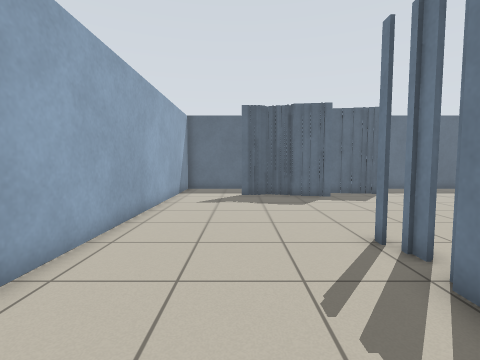
view 1 (above)

16 first-person views from a walk through a Stage world. The camera is 0.94 m above the floor, tilts 4° down and sees 85° across. Floor lines are 1 m apart. The floor is counted in squares, 0.5 m on a side. Each view is taken from the middle of a square. On the plan, view 1 faces up. The plan holds only what a view shows up to about 15 squares ahead; the rest is blank. The robots in the file are not drawn.

view 2
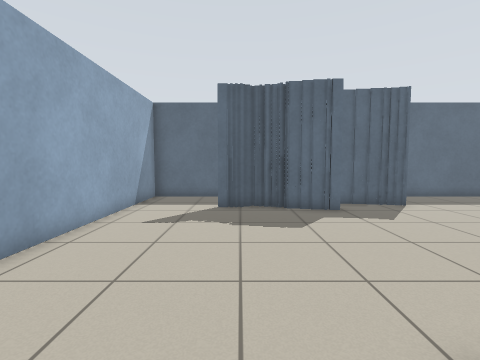

view 3
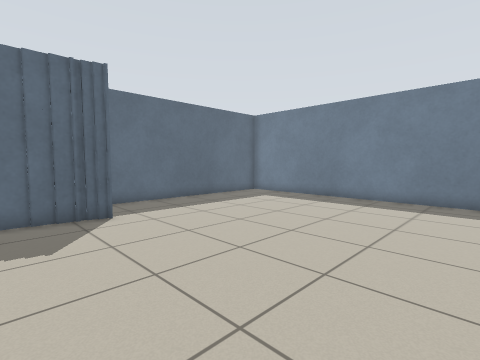

view 4
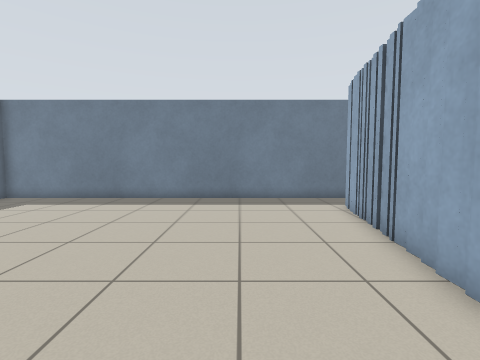

view 5
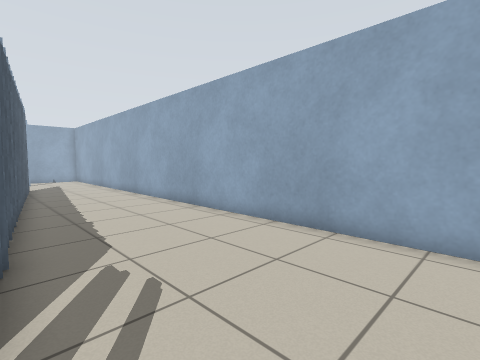

view 6
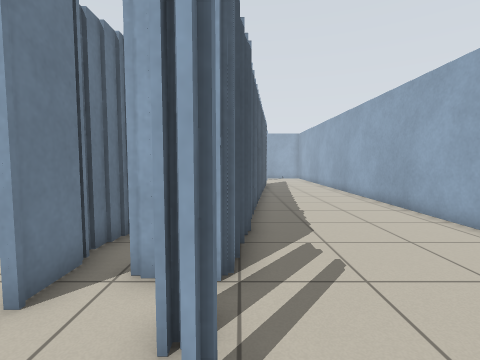

view 7
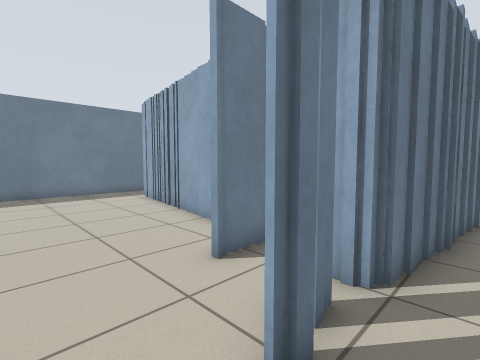

view 8
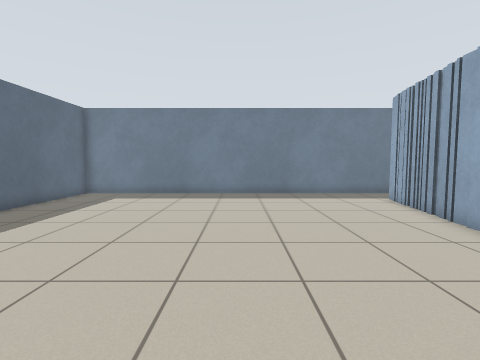

view 9
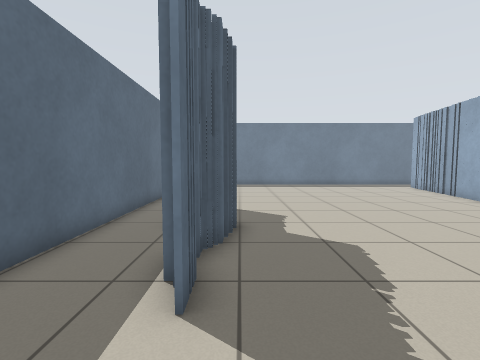

view 10
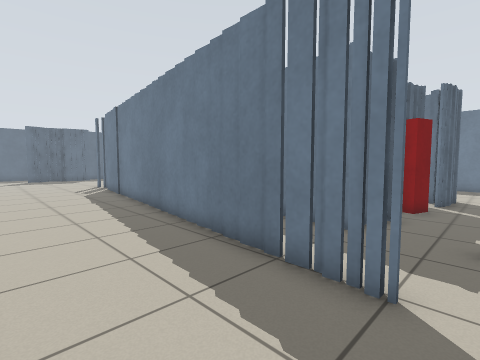

view 11
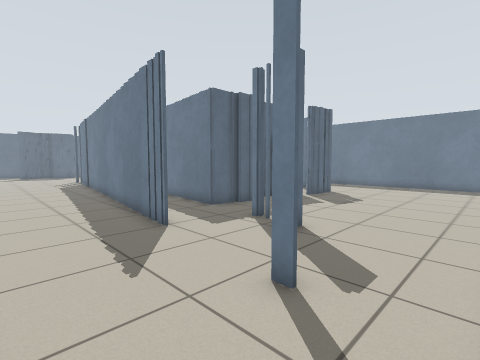

view 12
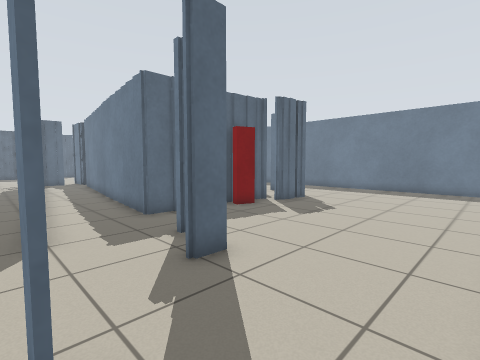

view 13
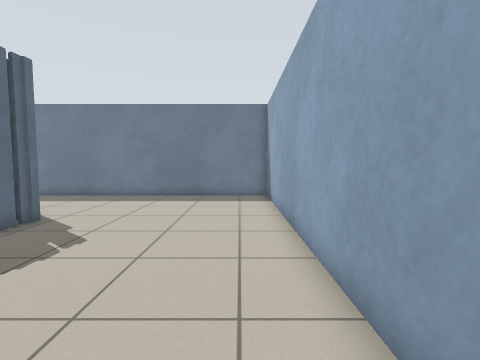

view 14
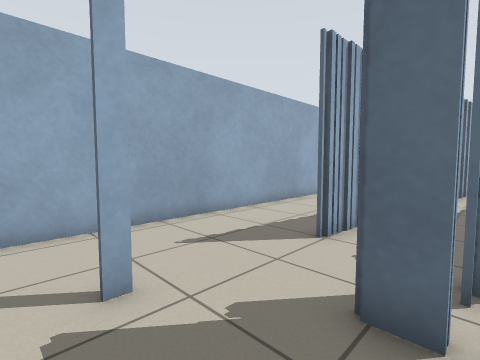

view 15
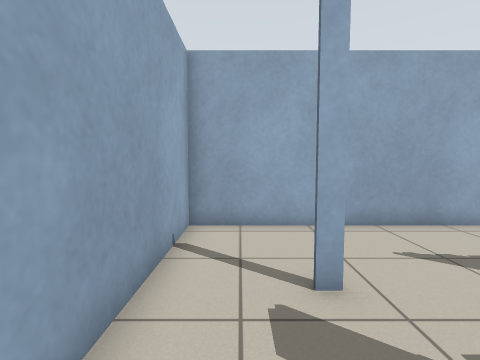

view 16
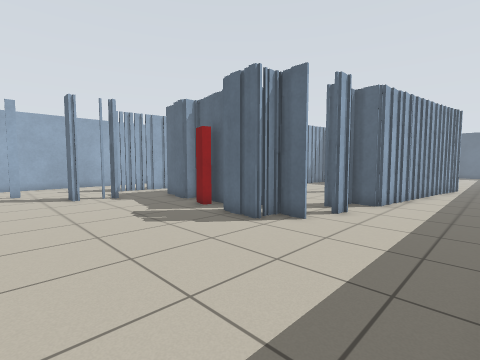

### Floor plan
Key: @ floor where view 1 was taken; # wall or solid block; x gap in a wall; . floor; T thing the floor can be seen under or through; B red box.
Columns run from 4 left of view 1 to 19 right of it. Each row starts with its distance up from view 1.
 18 ########################
 17 #......................#
 16 #........###...........#
 15 #....###...##..........#
 14 #......##..............#
 13 #......................#
 12 #......................#
 11 #......................#
 10 #......................#
  9 #......................#
  8 #......................#
  7 #......................#
  6 #......T...............#
  5 #......TT..............#
  4 #......TTx#............#
  3 #......T .#####........#
  2 #......# .#   ######...#
  1 #......#  #        ##..#
  0 #...@..#            #  #
 -1 #......#           ##.
 -2 #.....##           #..
 -3 #.....#.           #..
 -4 #.....#..          #..
 -5 #.....#..#         #..
 -6 #.....#..#         #..
 -7 #.....#..#        ##..
 -8 #.....#..#       ##...
 -9 #.....#..#       #.....#
-10 #....##..#       ##....#
-11 #....#...#       ##....#
-12 #....#...#########.....#
-13 #....#......BB.##......#
-14 #....#.................#
-15 #.......#..............#
-16 #......................#
-17 #......#...............#
-18 #......................#
-19 #...#..................#
-20 #......................#
-21 #......................#
-22 #######   ##############

Where each view was taken, in squares from view 1:
view 1: 0 up, 0 right, facing up
view 2: 4 up, 1 right, facing up
view 3: 6 up, 5 right, facing up-right
view 4: 6 up, 5 right, facing right
view 5: 7 up, 3 right, facing down-left
view 6: 8 up, 3 right, facing down
view 7: 8 up, 2 right, facing down-right
view 8: 9 up, 3 right, facing right
view 9: 14 up, 3 left, facing right
view 10: 15 down, 3 left, facing up-right
view 11: 21 down, 3 left, facing up-right
view 12: 21 down, 0 right, facing up-right
view 13: 20 down, 4 right, facing right
view 14: 20 down, 4 right, facing up-left
view 15: 20 down, 4 right, facing left
view 16: 20 down, 18 right, facing up-left
